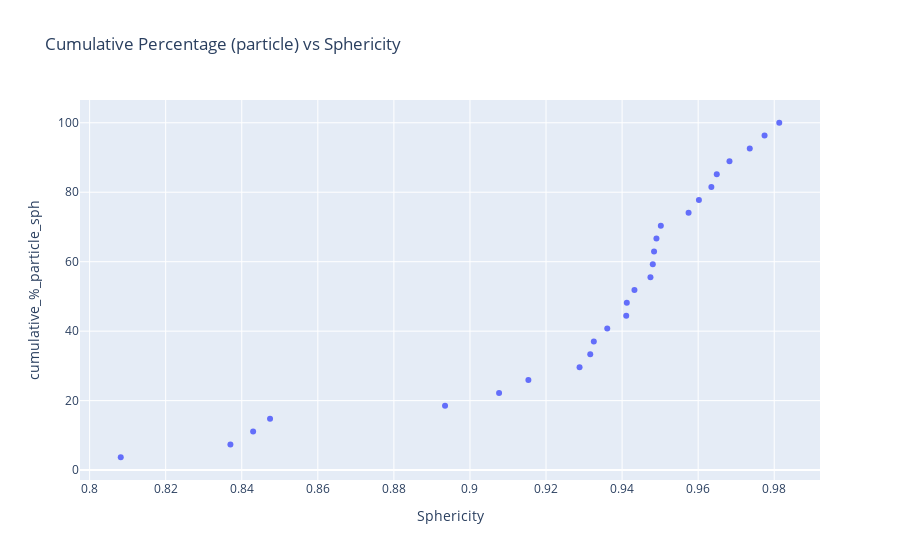

This figure's notebook cell:
### Markdown cell above
### Concatenated file plotes

### Code cell
fig_sph = px.scatter(sph_data, 
                     x="Sphericity", 
                     y="cumulative_%_particle_sph",
                     title="Cumulative Percentage (particle) vs Sphericity" )
fig_sph.show()

### Figure 1 — Plotly figure (JSON) as saved in the notebook; plotly's stock layout.template omitted (floating-point values rounded to 4 significant figures)
{"data": [{"hovertemplate": "Sphericity=%{x}<br>cumulative_%_particle_sph=%{y}<extra></extra>", "legendgroup": "", "marker": {"color": "#636efa", "symbol": "circle"}, "mode": "markers", "name": "", "orientation": "v", "showlegend": false, "type": "scatter", "x": [0.8082, 0.837, 0.843, 0.8474, 0.8934, 0.9077, 0.9154, 0.9288, 0.9316, 0.9326, 0.9361, 0.9411, 0.9412, 0.9432, 0.9475, 0.9481, 0.9484, 0.949, 0.9502, 0.9575, 0.9602, 0.9635, 0.9649, 0.9682, 0.9736, 0.9775, 0.9813], "xaxis": "x", "y": [3.704, 7.407, 11.11, 14.81, 18.52, 22.22, 25.93, 29.63, 33.33, 37.04, 40.74, 44.44, 48.15, 51.85, 55.56, 59.26, 62.96, 66.67, 70.37, 74.07, 77.78, 81.48, 85.19, 88.89, 92.59, 96.3, 100], "yaxis": "y"}], "layout": {"legend": {"tracegroupgap": 0}, "title": {"text": "Cumulative Percentage (particle) vs Sphericity"}, "xaxis": {"anchor": "y", "domain": [0, 1], "title": {"text": "Sphericity"}}, "yaxis": {"anchor": "x", "domain": [0, 1], "title": {"text": "cumulative_%_particle_sph"}}}}
